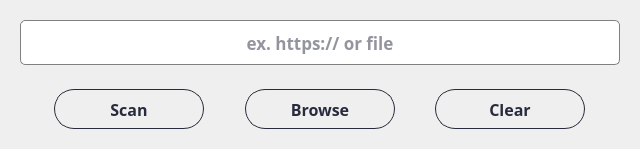
               <widget class="QWidget" name="widget_81" native="true">
                <layout class="QVBoxLayout" name="verticalLayout_50">
                 <item alignment="Qt::AlignHCenter">
                  <widget class="QWidget" name="widget_83" native="true">
                   <layout class="QVBoxLayout" name="verticalLayout_51">
                    <item>
                     <widget class="QLineEdit" name="lineEdit_malware">
                      <property name="minimumSize">
                       <size>
                        <width>600</width>
                        <height>45</height>
                       </size>
                      </property>
                      <property name="font">
                       <font>
                        <family>Barlow</family>
                        <pointsize>13</pointsize>
                        <weight>75</weight>
                        <bold>true</bold>
                       </font>
                      </property>
                      <property name="styleSheet">
                       <string notr="true">QLineEdit {
  border: 1px solid gray;
  color: rgba(40,43,61,255);
  border-radius: 5px;
}

QLineEdit:hover {
  border: 2px solid;
  border-color: rgba(0,143,255,255);
}
QLineEdit:focus {
  border: 1px solid;
  border-color: rgba(88,199,141,255);
}
</string>
                      </property>
                      <property name="alignment">
                       <set>Qt::AlignCenter</set>
                      </property>
                      <property name="placeholderText">
                       <string>ex. https:// or file</string>
                      </property>
                     </widget>
                    </item>
                   </layout>
                  </widget>
                 </item>
                 <item>
                  <widget class="QWidget" name="widget_82" native="true">
                   <layout class="QHBoxLayout" name="horizontalLayout_34">
                    <item alignment="Qt::AlignHCenter">
                     <widget class="QPushButton" name="btn_scanMalware">
                      <property name="minimumSize">
                       <size>
                        <width>150</width>
                        <height>40</height>
                       </size>
                      </property>
                      <property name="maximumSize">
                       <size>
                        <width>150</width>
                        <height>40</height>
                       </size>
                      </property>
                      <property name="font">
                       <font>
                        <family>Barlow</family>
                        <pointsize>12</pointsize>
                        <weight>75</weight>
                        <bold>true</bold>
                       </font>
                      </property>
                      <property name="cursor">
                       <cursorShape>PointingHandCursor</cursorShape>
                      </property>
                      <property name="styleSheet">
                       <string notr="true">QPushButton {    
    border: 1px solid rgba(40,43,61,255) ;
    border-radius: 20px;
    padding: 5px 10px;
	color: rgba(40,43,61,255) ;
}

QPushButton:hover {
    background-color: ;
}
</string>
                      </property>
                      <property name="text">
                       <string>Scan</string>
                      </property>
                      <property name="icon">
                       <iconset>
                        <normaloff>../icons/icon-scan.png</normaloff>../icons/icon-scan.png</iconset>
                      </property>
                      <property name="iconSize">
                       <size>
                        <width>30</width>
                        <height>30</height>
                       </size>
                      </property>
                     </widget>
                    </item>
                    <item>
                     <widget class="QPushButton" name="btn_browseMalware">
                      <property name="minimumSize">
                       <size>
                        <width>150</width>
                        <height>40</height>
                       </size>
                      </property>
                      <property name="maximumSize">
                       <size>
                        <width>150</width>
                        <height>40</height>
                       </size>
                      </property>
                      <property name="font">
                       <font>
                        <family>Barlow</family>
                        <pointsize>12</pointsize>
                        <weight>75</weight>
                        <bold>true</bold>
                       </font>
                      </property>
                      <property name="cursor">
                       <cursorShape>PointingHandCursor</cursorShape>
                      </property>
                      <property name="styleSheet">
                       <string notr="true">QPushButton {    
    border: 1px solid rgba(40,43,61,255) ;
    border-radius: 20px;
    padding: 5px 10px;
	color: rgba(40,43,61,255) ;
}

QPushButton:hover {
    background-color: ;
}
</string>
                      </property>
                      <property name="text">
                       <string>Browse</string>
                      </property>
                      <property name="icon">
                       <iconset>
                        <normaloff>../icons/icon-folder.png</normaloff>../icons/icon-folder.png</iconset>
                      </property>
                      <property name="iconSize">
                       <size>
                        <width>30</width>
                        <height>30</height>
                       </size>
                      </property>
                     </widget>
                    </item>
                    <item alignment="Qt::AlignHCenter">
                     <widget class="QPushButton" name="btn_clearMalware">
                      <property name="minimumSize">
                       <size>
                        <width>150</width>
                        <height>40</height>
                       </size>
                      </property>
                      <property name="maximumSize">
                       <size>
                        <width>150</width>
                        <height>40</height>
                       </size>
                      </property>
                      <property name="font">
                       <font>
                        <family>Barlow</family>
                        <pointsize>12</pointsize>
                        <weight>75</weight>
                        <bold>true</bold>
                       </font>
                      </property>
                      <property name="cursor">
                       <cursorShape>PointingHandCursor</cursorShape>
                      </property>
                      <property name="styleSheet">
                       <string notr="true">QPushButton {    
    border: 1px solid rgba(40,43,61,255) ;
    border-radius: 20px;
    padding: 5px 10px;
	color: rgba(40,43,61,255) ;
}

QPushButton:hover {
    background-color: ;
}
</string>
                      </property>
                      <property name="text">
                       <string>Clear</string>
                      </property>
                      <property name="icon">
                       <iconset>
                        <normaloff>../icons/icon-clear.png</normaloff>../icons/icon-clear.png</iconset>
                      </property>
                      <property name="iconSize">
                       <size>
                        <width>30</width>
                        <height>30</height>
                       </size>
                      </property>
                     </widget>
                    </item>
                   </layout>
                  </widget>
                 </item>
                </layout>
               </widget>
